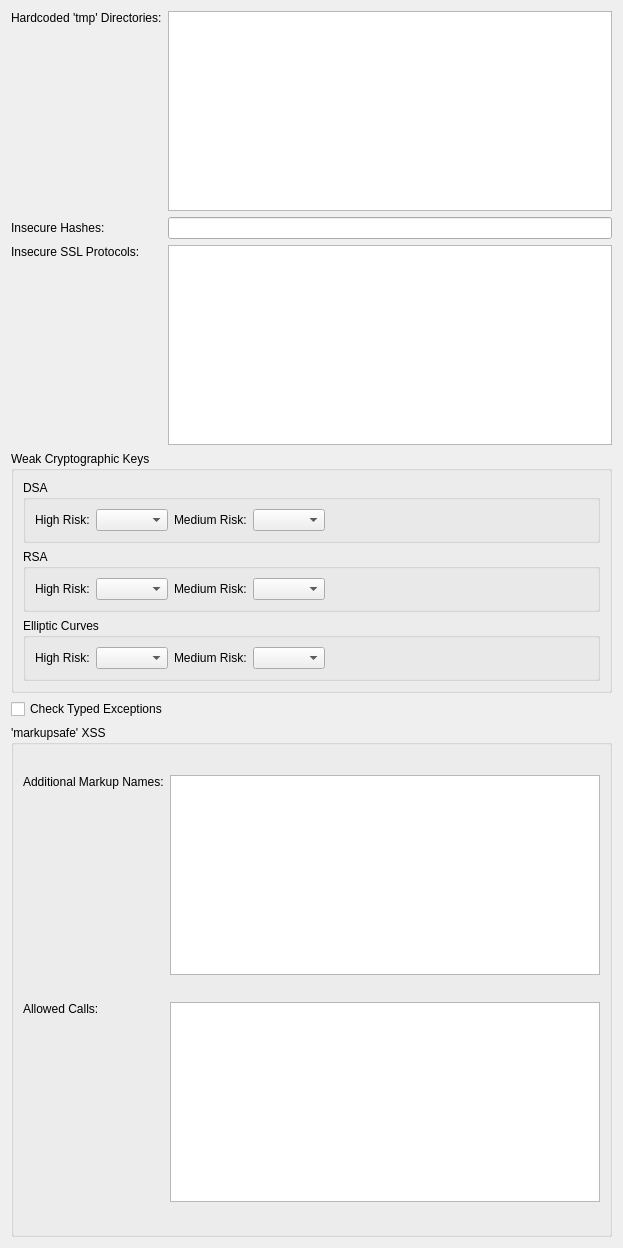
             <widget class="QWidget" name="scrollAreaWidgetContents_2">
              <property name="geometry">
               <rect>
                <x>0</x>
                <y>0</y>
                <width>623</width>
                <height>1248</height>
               </rect>
              </property>
              <layout class="QVBoxLayout" name="verticalLayout_13">
               <item>
                <layout class="QGridLayout" name="gridLayout_12">
                 <item row="0" column="0">
                  <widget class="QLabel" name="label_21">
                   <property name="text">
                    <string>Hardcoded 'tmp' Directories:</string>
                   </property>
                   <property name="alignment">
                    <set>Qt::AlignmentFlag::AlignLeading|Qt::AlignmentFlag::AlignLeft|Qt::AlignmentFlag::AlignTop</set>
                   </property>
                  </widget>
                 </item>
                 <item row="0" column="1">
                  <widget class="QPlainTextEdit" name="tmpDirectoriesEdit">
                   <property name="maximumSize">
                    <size>
                     <width>16777215</width>
                     <height>200</height>
                    </size>
                   </property>
                   <property name="toolTip">
                    <string>Enter directory names (one per line) to be checked for</string>
                   </property>
                  </widget>
                 </item>
                 <item row="1" column="0">
                  <widget class="QLabel" name="label_22">
                   <property name="text">
                    <string>Insecure Hashes:</string>
                   </property>
                  </widget>
                 </item>
                 <item row="1" column="1">
                  <widget class="QLineEdit" name="hashesEdit">
                   <property name="toolTip">
                    <string>Enter a list of hash methods to be considered insecure separated by comma</string>
                   </property>
                   <property name="clearButtonEnabled">
                    <bool>true</bool>
                   </property>
                  </widget>
                 </item>
                 <item row="2" column="0">
                  <widget class="QLabel" name="label_23">
                   <property name="text">
                    <string>Insecure SSL Protocols:</string>
                   </property>
                   <property name="alignment">
                    <set>Qt::AlignmentFlag::AlignLeading|Qt::AlignmentFlag::AlignLeft|Qt::AlignmentFlag::AlignTop</set>
                   </property>
                  </widget>
                 </item>
                 <item row="2" column="1">
                  <widget class="QPlainTextEdit" name="insecureSslProtocolsEdit">
                   <property name="maximumSize">
                    <size>
                     <width>16777215</width>
                     <height>200</height>
                    </size>
                   </property>
                   <property name="toolTip">
                    <string>Enter the names of insecure SSL protocols and methods (one per line)</string>
                   </property>
                  </widget>
                 </item>
                </layout>
               </item>
               <item>
                <widget class="QGroupBox" name="groupBox_11">
                 <property name="title">
                  <string>Weak Cryptographic Keys</string>
                 </property>
                 <layout class="QVBoxLayout" name="verticalLayout_10">
                  <item>
                   <widget class="QGroupBox" name="groupBox_12">
                    <property name="title">
                     <string>DSA</string>
                    </property>
                    <layout class="QHBoxLayout" name="horizontalLayout_5">
                     <item>
                      <widget class="QLabel" name="label_24">
                       <property name="text">
                        <string>High Risk:</string>
                       </property>
                      </widget>
                     </item>
                     <item>
                      <widget class="QComboBox" name="dsaHighRiskCombo">
                       <property name="toolTip">
                        <string>Select the bit length below which a DSA key is to be considered very weak</string>
                       </property>
                       <property name="editable">
                        <bool>false</bool>
                       </property>
                      </widget>
                     </item>
                     <item>
                      <widget class="QLabel" name="label_25">
                       <property name="text">
                        <string>Medium Risk:</string>
                       </property>
                      </widget>
                     </item>
                     <item>
                      <widget class="QComboBox" name="dsaMediumRiskCombo">
                       <property name="toolTip">
                        <string>Select the bit length below which a DSA key is to be considered weak</string>
                       </property>
                       <property name="editable">
                        <bool>false</bool>
                       </property>
                      </widget>
                     </item>
                     <item>
                      <spacer name="horizontalSpacer_8">
                       <property name="orientation">
                        <enum>Qt::Orientation::Horizontal</enum>
                       </property>
                       <property name="sizeHint" stdset="0">
                        <size>
                         <width>324</width>
                         <height>20</height>
                        </size>
                       </property>
                      </spacer>
                     </item>
                    </layout>
                   </widget>
                  </item>
                  <item>
                   <widget class="QGroupBox" name="groupBox_13">
                    <property name="title">
                     <string>RSA</string>
                    </property>
                    <layout class="QHBoxLayout" name="horizontalLayout_9">
                     <item>
                      <widget class="QLabel" name="label_26">
                       <property name="text">
                        <string>High Risk:</string>
                       </property>
                      </widget>
                     </item>
                     <item>
                      <widget class="QComboBox" name="rsaHighRiskCombo">
                       <property name="toolTip">
                        <string>Select the bit length below which a RSA key is to be considered very weak</string>
                       </property>
                       <property name="editable">
                        <bool>false</bool>
                       </property>
                      </widget>
                     </item>
                     <item>
                      <widget class="QLabel" name="label_27">
                       <property name="text">
                        <string>Medium Risk:</string>
                       </property>
                      </widget>
                     </item>
                     <item>
                      <widget class="QComboBox" name="rsaMediumRiskCombo">
                       <property name="toolTip">
                        <string>Select the bit length below which a RSA key is to be considered weak</string>
                       </property>
                       <property name="editable">
                        <bool>false</bool>
                       </property>
                      </widget>
                     </item>
                     <item>
                      <spacer name="horizontalSpacer_9">
                       <property name="orientation">
                        <enum>Qt::Orientation::Horizontal</enum>
                       </property>
                       <property name="sizeHint" stdset="0">
                        <size>
                         <width>40</width>
                         <height>20</height>
                        </size>
                       </property>
                      </spacer>
                     </item>
                    </layout>
                   </widget>
                  </item>
                  <item>
                   <widget class="QGroupBox" name="groupBox_14">
                    <property name="title">
                     <string>Elliptic Curves</string>
                    </property>
                    <layout class="QHBoxLayout" name="horizontalLayout_10">
                     <item>
                      <widget class="QLabel" name="label_28">
                       <property name="text">
                        <string>High Risk:</string>
                       </property>
                      </widget>
                     </item>
                     <item>
                      <widget class="QComboBox" name="ecHighRiskCombo">
                       <property name="toolTip">
                        <string>Select the bit length below which an Elliptic Curve is to be considered very weak</string>
                       </property>
                       <property name="editable">
                        <bool>false</bool>
                       </property>
                      </widget>
                     </item>
                     <item>
                      <widget class="QLabel" name="label_29">
                       <property name="text">
                        <string>Medium Risk:</string>
                       </property>
                      </widget>
                     </item>
                     <item>
                      <widget class="QComboBox" name="ecMediumRiskCombo">
                       <property name="toolTip">
                        <string>Select the bit length below which an Elliptic Curve is to be considered weak</string>
                       </property>
                       <property name="editable">
                        <bool>false</bool>
                       </property>
                      </widget>
                     </item>
                     <item>
                      <spacer name="horizontalSpacer_10">
                       <property name="orientation">
                        <enum>Qt::Orientation::Horizontal</enum>
                       </property>
                       <property name="sizeHint" stdset="0">
                        <size>
                         <width>40</width>
                         <height>20</height>
                        </size>
                       </property>
                      </spacer>
                     </item>
                    </layout>
                   </widget>
                  </item>
                 </layout>
                </widget>
               </item>
               <item>
                <widget class="QCheckBox" name="typedExceptionsCheckBox">
                 <property name="toolTip">
                  <string>Select to also check for insecure exception handling for typed exceptions</string>
                 </property>
                 <property name="text">
                  <string>Check Typed Exceptions</string>
                 </property>
                </widget>
               </item>
               <item>
                <widget class="QGroupBox" name="groupBox_21">
                 <property name="title">
                  <string>'markupsafe' XSS</string>
                 </property>
                 <layout class="QGridLayout" name="gridLayout_7">
                  <item row="0" column="0">
                   <widget class="QLabel" name="label_39">
                    <property name="text">
                     <string>Additional Markup Names:</string>
                    </property>
                    <property name="alignment">
                     <set>Qt::AlignmentFlag::AlignLeading|Qt::AlignmentFlag::AlignLeft|Qt::AlignmentFlag::AlignTop</set>
                    </property>
                   </widget>
                  </item>
                  <item row="0" column="1">
                   <widget class="QPlainTextEdit" name="additionalMarkupNamesEdit">
                    <property name="maximumSize">
                     <size>
                      <width>16777215</width>
                      <height>200</height>
                     </size>
                    </property>
                    <property name="toolTip">
                     <string>Enter the names (one per line) of additional markup functions</string>
                    </property>
                   </widget>
                  </item>
                  <item row="1" column="0">
                   <widget class="QLabel" name="label_40">
                    <property name="text">
                     <string>Allowed Calls:</string>
                    </property>
                    <property name="alignment">
                     <set>Qt::AlignmentFlag::AlignLeading|Qt::AlignmentFlag::AlignLeft|Qt::AlignmentFlag::AlignTop</set>
                    </property>
                   </widget>
                  </item>
                  <item row="1" column="1">
                   <widget class="QPlainTextEdit" name="allowedEscapeFunctionsEdit">
                    <property name="maximumSize">
                     <size>
                      <width>16777215</width>
                      <height>200</height>
                     </size>
                    </property>
                    <property name="toolTip">
                     <string>Enter names (one per line) of safe escape functions</string>
                    </property>
                   </widget>
                  </item>
                 </layout>
                </widget>
               </item>
              </layout>
             </widget>
